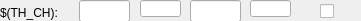
    <widget class="caFrame" name="caframe_7">
     <property name="geometry">
      <rect>
       <x>20</x>
       <y>340</y>
       <width>361</width>
       <height>21</height>
      </rect>
     </property>
     <property name="macro">
      <string notr="true">MasterID=$(MasterID), SlaveID=$(SlaveID),IOC=$(IOC),BO_CH=$(BO_CH),CH=1,TH_CH=08</string>
     </property>
     <property name="visibility">
      <enum>caFrame::Calc</enum>
     </property>
     <property name="visibilityCalc">
      <string notr="true">A&gt;=8</string>
     </property>
     <property name="channel" stdset="0">
      <string notr="true">$(IOC):m$(MasterID)s$(SlaveID)-Enc0$(CH)-BO$(BO_CH)-ThrsCnt</string>
     </property>
     <widget class="caTextEntry" name="catextentry_33">
      <property name="geometry">
       <rect>
        <x>79</x>
        <y>0</y>
        <width>51</width>
        <height>22</height>
       </rect>
      </property>
      <property name="channel" stdset="0">
       <string notr="true">$(IOC):m$(MasterID)s$(SlaveID)-Enc0$(CH)-BO$(BO_CH)-Thrs$(TH_CH)</string>
      </property>
     </widget>
     <widget class="QLabel" name="label_23">
      <property name="geometry">
       <rect>
        <x>0</x>
        <y>0</y>
        <width>63</width>
        <height>20</height>
       </rect>
      </property>
      <property name="text">
       <string/>
      </property>
     </widget>
     <widget class="caLabel" name="calabel_15">
      <property name="geometry">
       <rect>
        <x>0</x>
        <y>-3</y>
        <width>61</width>
        <height>31</height>
       </rect>
      </property>
      <property name="text">
       <string>$(TH_CH):</string>
      </property>
     </widget>
     <widget class="caTextEntry" name="catextentry_34">
      <property name="geometry">
       <rect>
        <x>190</x>
        <y>0</y>
        <width>51</width>
        <height>22</height>
       </rect>
      </property>
      <property name="channel" stdset="0">
       <string notr="true">$(IOC):m$(MasterID)s$(SlaveID)-Enc0$(CH)-BO$(BO_CH)-Dur$(TH_CH)</string>
      </property>
     </widget>
     <widget class="caLineEdit" name="calineedit_23">
      <property name="geometry">
       <rect>
        <x>140</x>
        <y>0</y>
        <width>41</width>
        <height>17</height>
       </rect>
      </property>
      <property name="channel" stdset="0">
       <string>$(IOC):m$(MasterID)s$(SlaveID)-Enc0$(CH)-BO$(BO_CH)-Thrs$(TH_CH)-RB</string>
      </property>
      <property name="background">
       <color alpha="0">
        <red>160</red>
        <green>160</green>
        <blue>164</blue>
       </color>
      </property>
      <property name="colorMode">
       <enum>caLineEdit::Static</enum>
      </property>
      <property name="precisionMode">
       <enum>caLineEdit::User</enum>
      </property>
     </widget>
     <widget class="caLineEdit" name="calineedit_24">
      <property name="geometry">
       <rect>
        <x>250</x>
        <y>0</y>
        <width>41</width>
        <height>17</height>
       </rect>
      </property>
      <property name="channel" stdset="0">
       <string notr="true">$(IOC):m$(MasterID)s$(SlaveID)-Enc0$(CH)-BO$(BO_CH)-Dur$(TH_CH)-RB</string>
      </property>
      <property name="background">
       <color alpha="0">
        <red>160</red>
        <green>160</green>
        <blue>164</blue>
       </color>
      </property>
      <property name="colorMode">
       <enum>caLineEdit::Static</enum>
      </property>
      <property name="precisionMode">
       <enum>caLineEdit::User</enum>
      </property>
     </widget>
     <widget class="caToggleButton" name="catogglebutton_16">
      <property name="geometry">
       <rect>
        <x>320</x>
        <y>0</y>
        <width>31</width>
        <height>22</height>
       </rect>
      </property>
      <property name="channel" stdset="0">
       <string notr="true">$(IOC):m$(MasterID)s$(SlaveID)-Enc0$(CH)-BO$(BO_CH)-State$(TH_CH)</string>
      </property>
     </widget>
    </widget>
